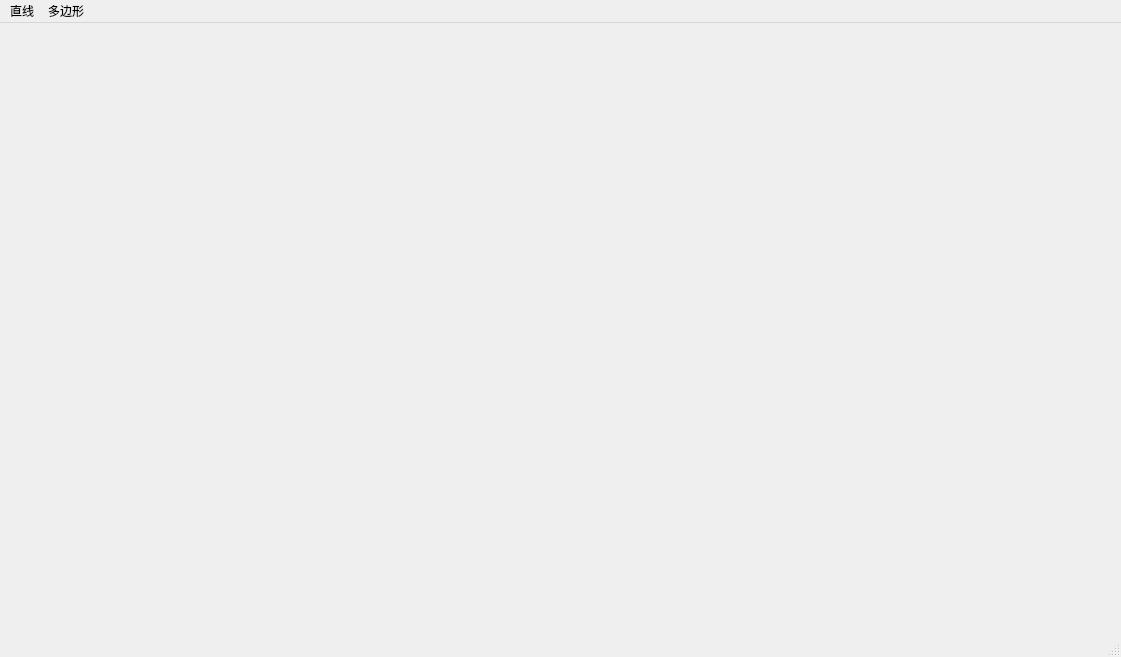
<?xml version="1.0" encoding="UTF-8"?>
<ui version="4.0">
 <class>CG_PainterClass</class>
 <widget class="QMainWindow" name="CG_PainterClass">
  <property name="geometry">
   <rect>
    <x>0</x>
    <y>0</y>
    <width>1121</width>
    <height>657</height>
   </rect>
  </property>
  <property name="mouseTracking">
   <bool>true</bool>
  </property>
  <property name="windowTitle">
   <string>CG_Painter</string>
  </property>
  <widget class="QWidget" name="centralWidget">
   <property name="enabled">
    <bool>true</bool>
   </property>
   <property name="sizePolicy">
    <sizepolicy hsizetype="Preferred" vsizetype="Preferred">
     <horstretch>0</horstretch>
     <verstretch>0</verstretch>
    </sizepolicy>
   </property>
   <property name="mouseTracking">
    <bool>true</bool>
   </property>
  </widget>
  <widget class="QMenuBar" name="menuBar">
   <property name="geometry">
    <rect>
     <x>0</x>
     <y>0</y>
     <width>1121</width>
     <height>30</height>
    </rect>
   </property>
   <widget class="QMenu" name="menu">
    <property name="title">
     <string>直线</string>
    </property>
    <addaction name="actionLineDDA"/>
    <addaction name="actionLineBresenham"/>
   </widget>
   <widget class="QMenu" name="menu_2">
    <property name="title">
     <string>多边形</string>
    </property>
    <addaction name="actionPolygonDDA"/>
    <addaction name="actionPolygonBresenham"/>
   </widget>
   <addaction name="menu"/>
   <addaction name="menu_2"/>
  </widget>
  <widget class="QStatusBar" name="statusBar"/>
  <action name="actionLineDDA">
   <property name="text">
    <string>DDA</string>
   </property>
   <property name="toolTip">
    <string>使用DDA算法画直线（鼠标左键单击选择直线的两个端点，右键取消）</string>
   </property>
   <property name="statusTip">
    <string>使用DDA算法画直线（鼠标左键单击选择直线的两个端点，右键取消）</string>
   </property>
   <property name="whatsThis">
    <string>使用DDA算法画直线（鼠标左键单击选择直线的两个端点，右键取消）</string>
   </property>
  </action>
  <action name="actionLineBresenham">
   <property name="text">
    <string>Bresenham</string>
   </property>
   <property name="toolTip">
    <string>使用Bresenham算法绘制直线（鼠标左键单击选择直线的两个端点，右键取消）</string>
   </property>
   <property name="statusTip">
    <string>使用Bresenham算法绘制直线（鼠标左键单击选择直线的两个端点，右键取消）</string>
   </property>
   <property name="whatsThis">
    <string>使用Bresenham算法绘制直线（鼠标左键单击选择直线的两个端点，右键取消）</string>
   </property>
  </action>
  <action name="actionPolygonDDA">
   <property name="text">
    <string>DDA</string>
   </property>
   <property name="toolTip">
    <string>使用DDA算法绘制多边形（鼠标左键单击确定顶点，靠近起点可自动贴合，右键取消）</string>
   </property>
   <property name="statusTip">
    <string>使用DDA算法绘制多边形（鼠标左键单击确定顶点，靠近起点可自动贴合，右键取消）</string>
   </property>
   <property name="whatsThis">
    <string>使用DDA算法绘制多边形（鼠标左键单击确定顶点，靠近起点可自动贴合，右键取消）</string>
   </property>
  </action>
  <action name="actionPolygonBresenham">
   <property name="text">
    <string>Bresenham</string>
   </property>
   <property name="toolTip">
    <string>使用Bresenham算法绘制多边形（鼠标左键单击确定顶点，靠近起点可自动贴合，右键取消）</string>
   </property>
   <property name="statusTip">
    <string>使用Bresenham算法绘制多边形（鼠标左键单击确定顶点，靠近起点可自动贴合，右键取消）</string>
   </property>
   <property name="whatsThis">
    <string>使用Bresenham算法绘制多边形（鼠标左键单击确定顶点，靠近起点可自动贴合，右键取消）</string>
   </property>
  </action>
 </widget>
 <layoutdefault spacing="6" margin="11"/>
 <resources>
  <include location="CG_Painter.qrc"/>
 </resources>
 <connections>
  <connection>
   <sender>actionLineDDA</sender>
   <signal>triggered()</signal>
   <receiver>CG_PainterClass</receiver>
   <slot>state_to_lineDDA()</slot>
   <hints>
    <hint type="sourcelabel">
     <x>-1</x>
     <y>-1</y>
    </hint>
    <hint type="destinationlabel">
     <x>299</x>
     <y>199</y>
    </hint>
   </hints>
  </connection>
  <connection>
   <sender>actionLineBresenham</sender>
   <signal>triggered()</signal>
   <receiver>CG_PainterClass</receiver>
   <slot>state_to_lineBresenham()</slot>
   <hints>
    <hint type="sourcelabel">
     <x>-1</x>
     <y>-1</y>
    </hint>
    <hint type="destinationlabel">
     <x>299</x>
     <y>199</y>
    </hint>
   </hints>
  </connection>
  <connection>
   <sender>actionPolygonDDA</sender>
   <signal>triggered()</signal>
   <receiver>CG_PainterClass</receiver>
   <slot>state_to_polygonDDA()</slot>
   <hints>
    <hint type="sourcelabel">
     <x>-1</x>
     <y>-1</y>
    </hint>
    <hint type="destinationlabel">
     <x>299</x>
     <y>199</y>
    </hint>
   </hints>
  </connection>
  <connection>
   <sender>actionPolygonBresenham</sender>
   <signal>triggered()</signal>
   <receiver>CG_PainterClass</receiver>
   <slot>state_to_polygonBresenham()</slot>
   <hints>
    <hint type="sourcelabel">
     <x>-1</x>
     <y>-1</y>
    </hint>
    <hint type="destinationlabel">
     <x>299</x>
     <y>199</y>
    </hint>
   </hints>
  </connection>
 </connections>
 <slots>
  <slot>state_to_lineDDA()</slot>
  <slot>state_to_lineBresenham()</slot>
  <slot>state_to_polygonDDA()</slot>
  <slot>state_to_polygonBresenham()</slot>
 </slots>
</ui>
